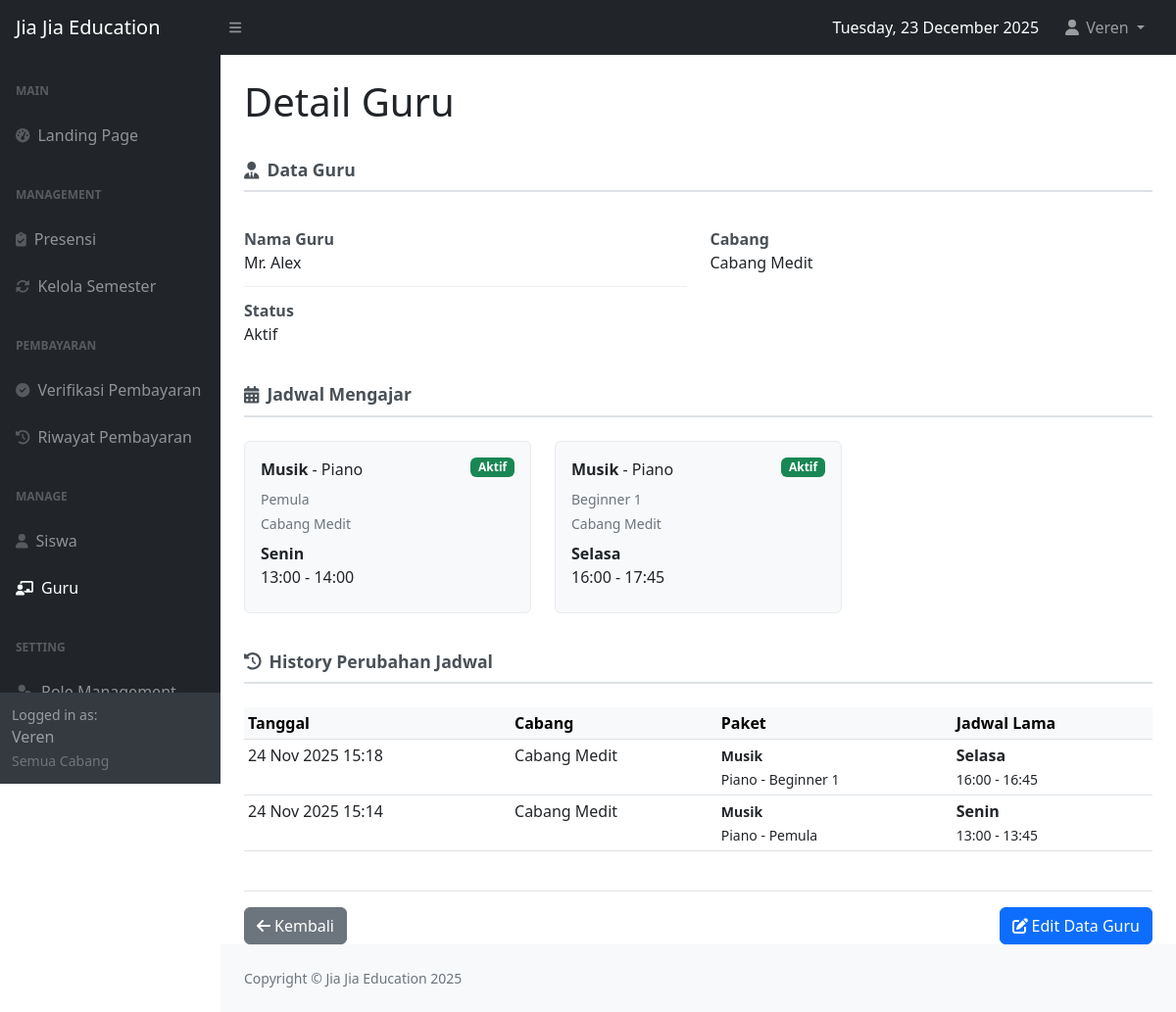
Screenshot of /detailguru.php?id=10 (signed in) with the database file from the repository.
### tables this page shows
CREATE TABLE `guru` (
  `guru_id` int(11) NOT NULL,
  `nama_guru` varchar(100) NOT NULL,
  `status` enum('aktif','nonaktif','cuti') NOT NULL
);

CREATE TABLE `jadwal_slot` (
  `slot_id` int(11) NOT NULL,
  `cabangguruID` int(11) NOT NULL,
  `jenistingkat_id` int(11) DEFAULT NULL,
  `hari` enum('Senin','Selasa','Rabu','Kamis','Jumat','Sabtu','Minggu') NOT NULL,
  `jam_mulai` time NOT NULL,
  `jam_selesai` time NOT NULL,
  `tipe_kelas` enum('private','group') NOT NULL,
  `kapasitas_maksimal` int(11) DEFAULT 1,
  `status` enum('aktif','nonaktif') DEFAULT 'aktif'
);

CREATE TABLE `jadwal_slot_history` (
  `history_id` int(11) NOT NULL,
  `slot_id` int(11) NOT NULL,
  `cabangguruID` int(11) NOT NULL,
  `jenistingkat_id` int(11) NOT NULL,
  `hari` varchar(20) NOT NULL,
  `jam_mulai` time NOT NULL,
  `jam_selesai` time NOT NULL,
  `tipe_kelas` enum('private','group') NOT NULL,
  `kapasitas_maksimal` int(11) NOT NULL,
  `status` enum('aktif','nonaktif') NOT NULL,
  `changed_at` timestamp NOT NULL DEFAULT current_timestamp(),
  `changed_by` int(11) DEFAULT NULL,
  `change_reason` varchar(255) DEFAULT NULL
);

CREATE TABLE `cabang` (
  `cabang_id` int(11) NOT NULL,
  `nama_cabang` varchar(100) NOT NULL
);

CREATE TABLE `jenisles` (
  `jenisles_id` int(11) NOT NULL,
  `name` varchar(100) NOT NULL
);

CREATE TABLE `tipeles` (
  `tipeles_id` int(11) NOT NULL,
  `jenisles_id` int(11) NOT NULL,
  `name` varchar(100) NOT NULL,
  `jumlahpertemuan` int(11) NOT NULL
);

CREATE TABLE `jenistingkat` (
  `jenistingkat_id` int(11) NOT NULL,
  `tipeles_id` int(11) NOT NULL,
  `nama_jenistingkat` varchar(100) NOT NULL
);

### detailguru.php (the view, shortened to what the rows shown need)
<?php
require 'config.php';
$guru_id = isset($_GET['id']) ? (int)$_GET['id'] : 0;
try {
    $stmt_guru = $conn->prepare("
        SELECT
            g.guru_id,
            g.nama_guru,
            g.status
        FROM guru g
        WHERE g.guru_id = ?
    ");
    $stmt_guru->bind_param("i", $guru_id);
    $stmt_guru->execute();
    $result_guru = $stmt_guru->get_result();
    $guru = $result_guru->fetch_assoc();
    $stmt_jadwal = $conn->prepare("
        SELECT
            js.slot_id,
            c.nama_cabang,
            jl.name as jenis_les,
            tl.name as tipe_les,
            jt.nama_jenistingkat,
            d.harga,
            js.hari,
            js.jam_mulai,
            js.jam_selesai,
            js.tipe_kelas,
            js.kapasitas_maksimal,
            js.status,
            COUNT(DISTINCT sd.siswa_id) as jumlah_siswa,
            CASE
                WHEN js.status = 'aktif' THEN 'Aktif'
                ELSE 'Non-aktif'
            END as status_label
        FROM jadwal_slot js
        INNER JOIN cabangguru cg ON js.cabangguruID = cg.id
        INNER JOIN cabang c ON cg.cabang_id = c.cabang_id
        INNER JOIN datales d ON js.jenistingkat_id = d.jenistingkat_id AND d.cabang_id = c.cabang_id
        INNER JOIN jenistingkat jt ON d.jenistingkat_id = jt.jenistingkat_id
        INNER JOIN tipeles tl ON jt.tipeles_id = tl.tipeles_id
        INNER JOIN jenisles jl ON tl.jenisles_id = jl.jenisles_id
        LEFT JOIN siswa_datales sd ON js.slot_id = sd.slot_id AND sd.status = 'aktif' AND sd.is_history = 0
        WHERE cg.guru_id = ?
        GROUP BY js.slot_id, c.nama_cabang, jl.name, tl.name, jt.nama_jenistingkat, d.harga, js.hari, js.jam_mulai, js.jam_selesai, js.tipe_kelas, js.kapasitas_maksimal, js.status
        ORDER BY
            CASE WHEN js.status = 'aktif' THEN 0 ELSE 1 END,
            c.nama_cabang,
            jl.name,
            js.hari,
            js.jam_mulai
    ");
    $stmt_jadwal->bind_param("i", $guru_id);
    $stmt_jadwal->execute();
    $result_jadwal = $stmt_jadwal->get_result();
    $jadwal_list = [];
    while ($row = $result_jadwal->fetch_assoc()) {
        $jadwal_list[] = $row;
    }
    $stmt_history_changes = $conn->prepare("
        SELECT
            jsh.history_id,
            jsh.slot_id,
            jsh.hari,
            jsh.jam_mulai,
            jsh.jam_selesai,
            jsh.tipe_kelas,
            jsh.status,
            jsh.changed_at,
            jsh.change_reason,
            c.nama_cabang,
            jl.name as jenis_les,
            tl.name as tipe_les,
            jt.nama_jenistingkat,
            u.full_name as changed_by_name
        FROM jadwal_slot_history jsh
        INNER JOIN cabangguru cg ON jsh.cabangguruID = cg.id
        INNER JOIN cabang c ON cg.cabang_id = c.cabang_id
        INNER JOIN datales d ON jsh.jenistingkat_id = d.jenistingkat_id AND d.cabang_id = c.cabang_id
        INNER JOIN jenistingkat jt ON d.jenistingkat_id = jt.jenistingkat_id
        INNER JOIN tipeles tl ON jt.tipeles_id = tl.tipeles_id
        INNER JOIN jenisles jl ON tl.jenisles_id = jl.jenisles_id
        LEFT JOIN users u ON jsh.changed_by = u.user_id
        WHERE cg.guru_id = ?
        ORDER BY jsh.changed_at DESC
        LIMIT 20
    ");
    $stmt_history_changes->bind_param("i", $guru_id);
    $stmt_history_changes->execute();
    $result_history_changes = $stmt_history_changes->get_result();
    $history_changes = [];
    while ($row = $result_history_changes->fetch_assoc()) {
        $history_changes[] = $row;
    }
} catch (Exception $e) {
    error_log("Database error: " . $e->getMessage());
    header("Location: guru.php?error=database");
    exit();
}
?>
<!DOCTYPE html>
<html lang="id">
<head>
    <link href="https://cdn.jsdelivr.net/npm/bootstrap@5.2.3/dist/css/bootstrap.min.css" rel="stylesheet" />
    <link href="css/styles.css" rel="stylesheet" />
</head>
<body class="sb-nav-fixed">
    <div id="layoutSidenav">
        <div id="layoutSidenav_content">
            <main>
                <div class="container-fluid px-4">
                    <h1 class="mt-4">Detail Guru</h1>
                    <br>
                    <div class="row mb-4">
                        <div class="col-md-6">
                            <div class="info-row">
                                <div class="info-label">Nama Guru</div>
                                <div><?php echo htmlspecialchars($guru['nama_guru']); ?></div>
                            </div>
                            <div class="info-row">
                                <div class="info-label">Status</div>
                                <div><?php echo ucfirst($guru['status']); ?></div>
                            </div>
                        </div>
                    </div>
                    <div class="mb-4">
                        <?php if (count($jadwal_list) > 0): ?>
                            <div class="row">
                                <?php foreach ($jadwal_list as $jadwal): ?>
                                <div class="col-md-6 col-lg-4">
                                    <div class="jadwal-item <?php echo ($jadwal['status'] != 'aktif') ? 'opacity-75' : ''; ?>">
                                        <div class="d-flex justify-content-between align-items-start mb-2">
                                            <div>
                                                <strong><?php echo htmlspecialchars($jadwal['jenis_les']); ?></strong> -
                                                <?php echo htmlspecialchars($jadwal['tipe_les']); ?>
                                            </div>
                                            <span class="badge bg-<?php echo ($jadwal['status'] == 'aktif') ? 'success' : 'secondary'; ?>">
                                                <?php echo ucfirst($jadwal['status']); ?>
                                            </span>
                                        </div>
                                        <small class="text-muted d-block mb-1">
                                            <?php echo htmlspecialchars($jadwal['nama_jenistingkat']); ?>
                                        </small>
                                        <small class="text-muted d-block mb-2">
                                            <?php echo htmlspecialchars($jadwal['nama_cabang']); ?>
                                        </small>
                                        <div class="mb-2">
                                            <strong><?php echo htmlspecialchars($jadwal['hari']); ?></strong>
                                            <br>
                                            <?php echo substr($jadwal['jam_mulai'], 0, 5) . ' - ' . substr($jadwal['jam_selesai'], 0, 5); ?>
                                        </div>
                                    </div>
                                </div>
                                <?php endforeach; ?>
                            </div>
                        <?php endif; ?>
                    </div>
                    <?php if (!empty($history_changes) && count($history_changes) > 0): ?>
                    <div class="mb-4">
                        <div class="table-responsive">
                            <table class="table table-sm table-hover">
                                <thead class="table-light">
                                    <tr>
                                        <th>Tanggal</th>
                                        <th>Cabang</th>
                                        <th>Paket</th>
                                        <th>Jadwal Lama</th>
                                    </tr>
                                </thead>
                                <tbody>
                                    <?php foreach ($history_changes as $history): ?>
                                    <tr>
                                        <td><?php echo date('d M Y H:i', strtotime($history['changed_at'])); ?></td>
                                        <td><?php echo htmlspecialchars($history['nama_cabang']); ?></td>
                                        <td>
                                            <small>
                                                <strong><?php echo htmlspecialchars($history['jenis_les']); ?></strong><br>
                                                <?php echo htmlspecialchars($history['tipe_les']); ?> -
                                                <?php echo htmlspecialchars($history['nama_jenistingkat']); ?>
                                            </small>
                                        </td>
                                        <td>
                                            <strong><?php echo htmlspecialchars($history['hari']); ?></strong><br>
                                            <small><?php echo substr($history['jam_mulai'], 0, 5) . ' - ' . substr($history['jam_selesai'], 0, 5); ?></small>
                                        </td>
                                    </tr>
                                    <?php endforeach; ?>
                                </tbody>
                            </table>
                        </div>
                    </div>
                    <?php endif; ?>
                </div>
            </main>
        </div>
    </div>
</body>
</html>

### rows the page displays
guru: nama_guru "Mr. Alex", status "Aktif"
jadwal_slot: jenis_les "Musik", tipe_les "Piano", status "Aktif", nama_jenistingkat "Pemula", nama_cabang "Cabang Medit", hari "Senin", jam_mulai "13:00", jam_selesai "14:00"
jadwal_slot: jenis_les "Musik", tipe_les "Piano", status "Aktif", nama_jenistingkat "Beginner 1", nama_cabang "Cabang Medit", hari "Selasa", jam_mulai "16:00", jam_selesai "17:45"
jadwal_slot_history: changed_at "24 Nov 2025 15:18", cabang.nama_cabang "Cabang Medit", jenisles.name "Musik", tipeles.name "Piano", jenistingkat.nama_jenistingkat "Beginner 1", hari "Selasa", jam_mulai "16:00", jam_selesai "16:45"
jadwal_slot_history: changed_at "24 Nov 2025 15:14", cabang.nama_cabang "Cabang Medit", jenisles.name "Musik", tipeles.name "Piano", jenistingkat.nama_jenistingkat "Pemula", hari "Senin", jam_mulai "13:00", jam_selesai "13:45"

### other values shown
strftime("%A, %d %B %Y") "Tuesday, 23 December 2025"
$current_user_name "Veren"
$current_user_cabang_name "Semua Cabang"
implode(', ', $cabang_list) "Cabang Medit"
